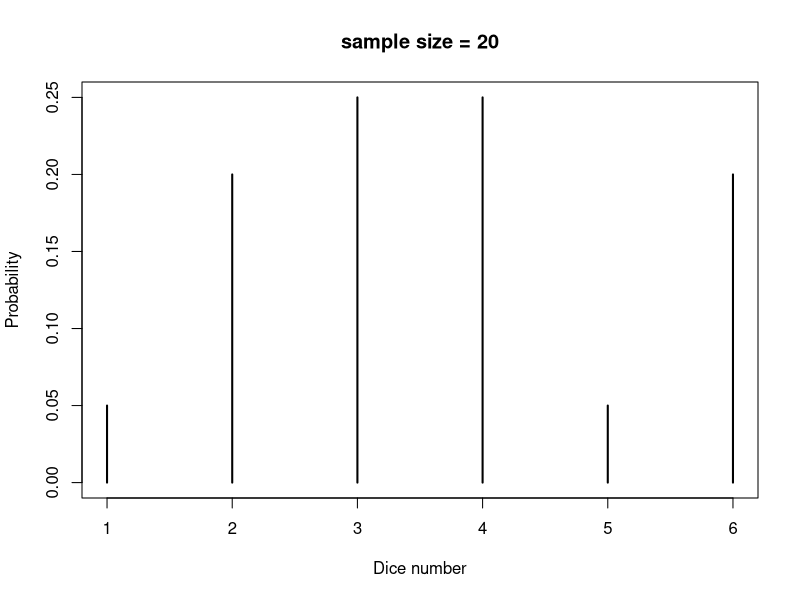
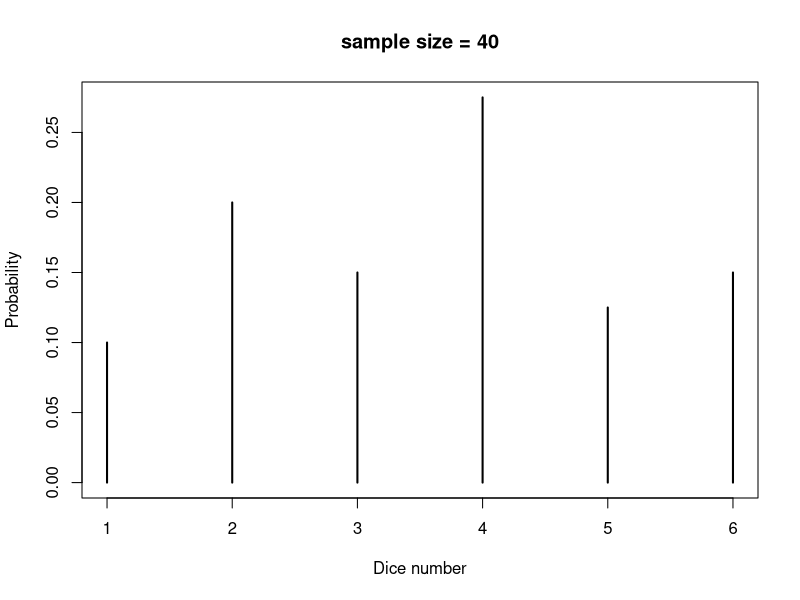
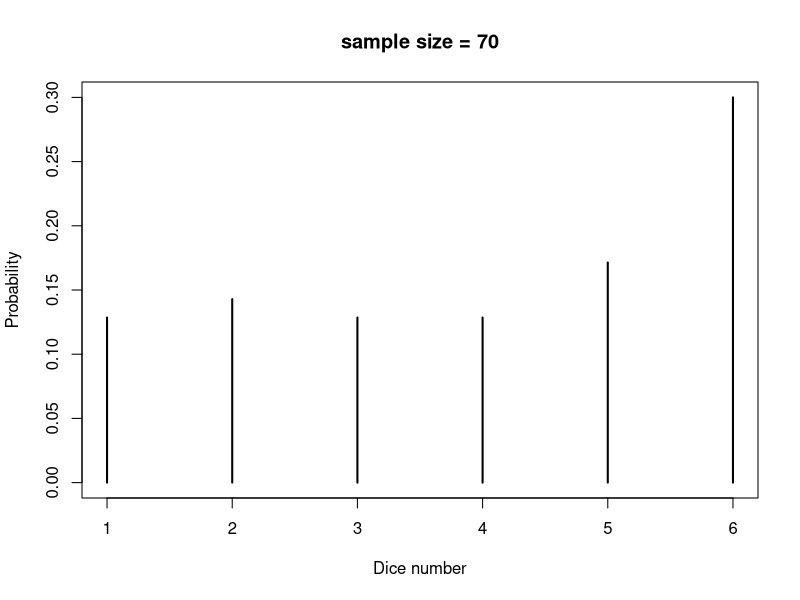
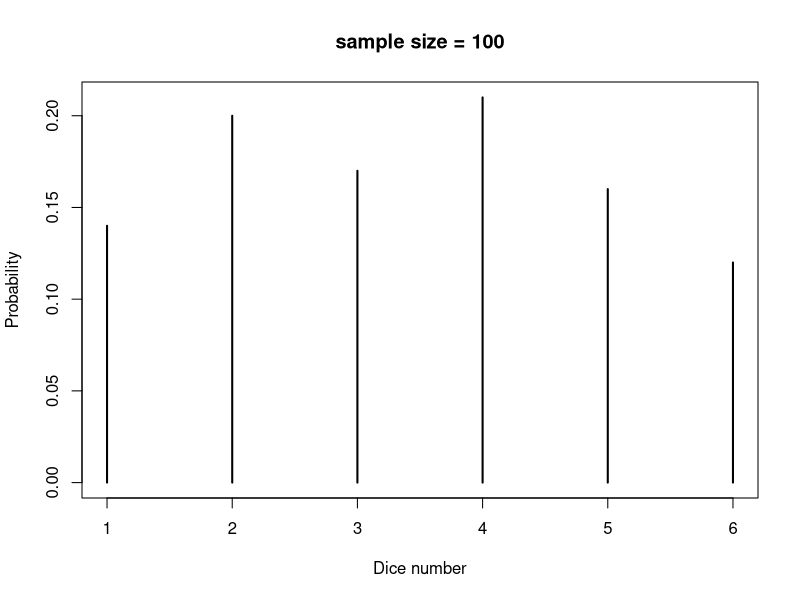
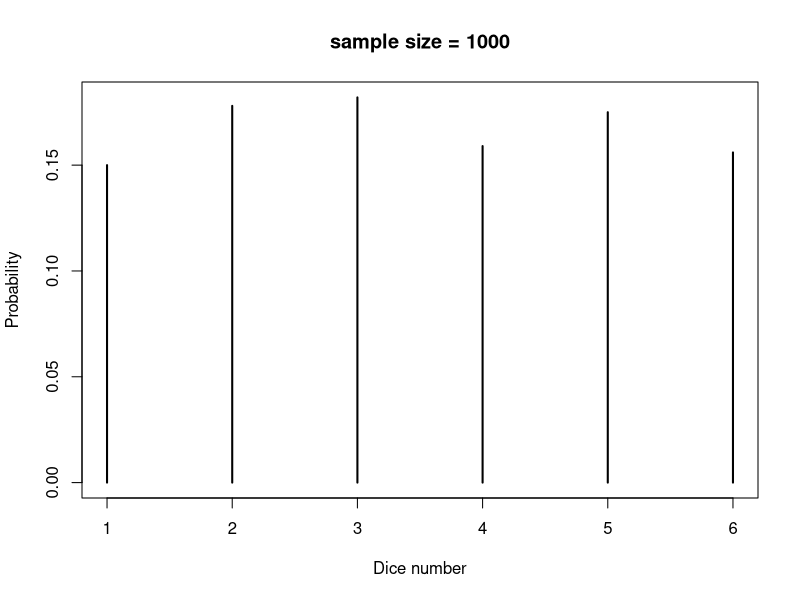

Here is the R script that generated these plots, in order:
## ---- chunk 1
dice_numbers <- 1:6
dice_sample <- sample(dice_numbers, size = 20, replace = TRUE)
## ---- chunk 2
dice_sample
## ---- chunk 3
table(dice_sample)
## ---- chunk 4
probability_dist <- table(dice_sample) / length(dice_sample)
probability_dist
## ---- chunk 5
plot(probability_dist, xlab = "Dice number", ylab = "Probability", main = "sample size = 20")
## ---- chunk 6
dice_sample <- sample(dice_numbers, size = 40, replace = TRUE)
probability_dist <- table(dice_sample) / length(dice_sample)
plot(probability_dist, xlab = "Dice number", ylab = "Probability", main = "sample size = 40")
## ---- chunk 7
dice_sample <- sample(dice_numbers, size = 70, replace = TRUE)
probability_dist <- table(dice_sample) / length(dice_sample)
plot(probability_dist, xlab = "Dice number", ylab = "Probability", main = "sample size = 70")
## ---- chunk 8
dice_sample <- sample(dice_numbers, size = 100, replace = TRUE)
probability_dist <- table(dice_sample) / length(dice_sample)
plot(probability_dist, xlab = "Dice number", ylab = "Probability", main = "sample size = 100")
## ---- chunk 9
dice_sample <- sample(dice_numbers, size = 1000, replace = TRUE)
probability_dist <- table(dice_sample) / length(dice_sample)
plot(probability_dist, xlab = "Dice number", ylab = "Probability", main = "sample size = 1000")
